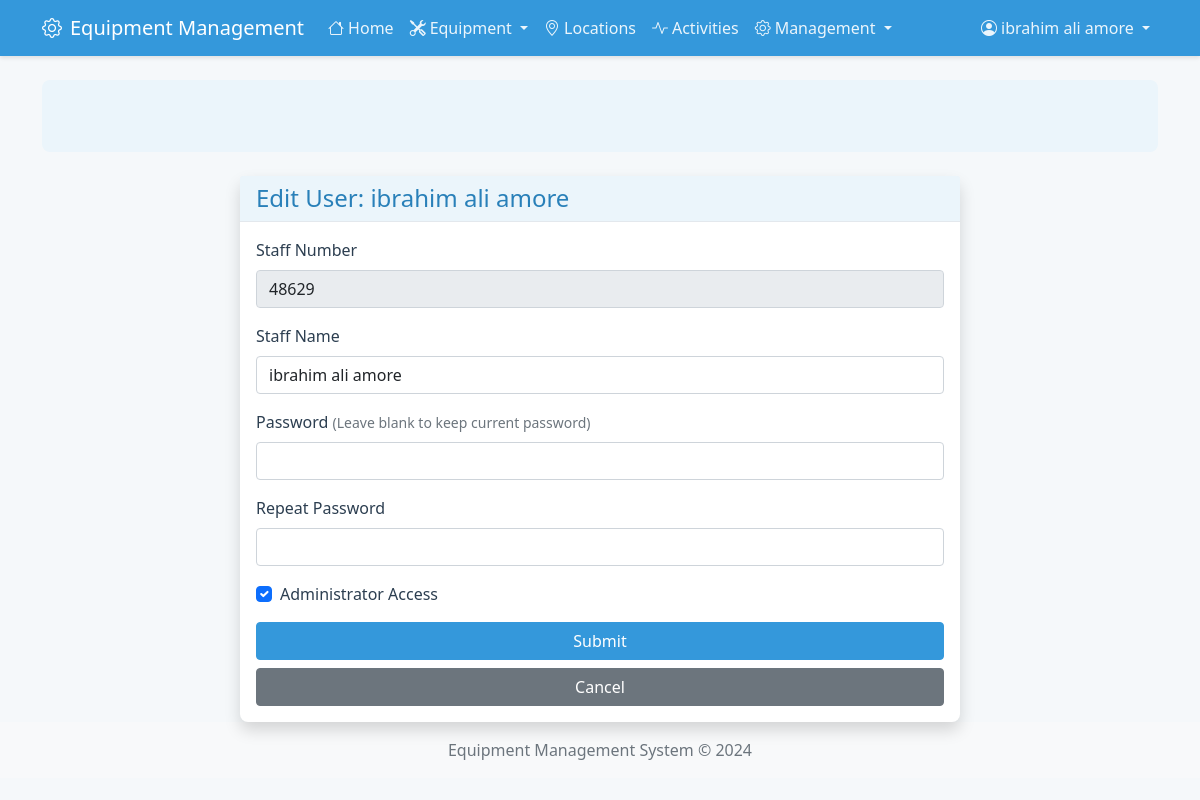
/users/48629/edit (signed in), run on the app's committed database.
### app/models/tables.py (models this page shows, shortened)
class User(UserMixin, db.Model):
    __tablename__ = "user"
    staffno = db.Column(db.Integer, primary_key=True, index=True)
    staffname = db.Column(db.String(100), nullable=False)
    password = db.Column(db.String(300), nullable=False)
    isadmin = db.Column(db.Boolean, nullable=False, default=False)
    equipment_registers = db.relationship("EquipmentRegister", back_populates="user")
    activities = db.relationship("EquipmentActivity", back_populates="user")

### app/routes/user.py (the view)
@bp.route('/<int:staffno>/edit', methods=['GET', 'POST'])
@login_required
@admin_required
def edit(staffno):
    user = User.query.get_or_404(staffno)
    form = UserForm(original_staffno=user.staffno)
    if form.validate_on_submit():
        user.staffname = form.staffname.data
        user.isadmin = form.isadmin.data
        if form.password.data:
            user.password = generate_password_hash(form.password.data)
        try:
            db.session.commit()
            flash('User updated successfully.', 'success')
            return redirect(url_for('user.index'))
        except Exception as e:
            db.session.rollback()
            flash(f'Error updating user: {str(e)}', 'danger')
    elif request.method == 'GET':
        form.staffno.data = user.staffno
        form.staffname.data = user.staffname
        form.isadmin.data = user.isadmin
    return render_template('user/edit.html', form=form, user=user)

### app/forms/user.py (shortened to what this page needs)
class UserForm(FlaskForm):
    staffno = IntegerField('Staff Number', validators=[DataRequired()])
    staffname = StringField('Staff Name', validators=[DataRequired(), Length(min=2, max=100)])
    password = PasswordField('Password', validators=[Length(min=6)])
    password2 = PasswordField('Repeat Password', validators=[EqualTo('password')])
    isadmin = BooleanField('Administrator Access')
    submit = SubmitField('Submit')
    def __init__(self, original_staffno=None, *args, **kwargs):
        super(UserForm, self).__init__(*args, **kwargs)
        self.original_staffno = original_staffno

### app/templates/user/edit.html (shortened to what this page needs)
{% extends "base.html" %}
{% block content %}
<div class="container">
    <div class="row justify-content-center">
        <div class="col-md-8">
            <div class="card shadow">
                <div class="card-header">
                    <h4 class="card-title mb-0">Edit User: {{ user.staffname }}</h4>
                </div>
                <div class="card-body">
                    <form method="POST" novalidate>
                        <div class="mb-3">
                            {{ form.staffno.label(class="form-label") }}
                            {{ form.staffno(class="form-control", readonly=true) }}
                        </div>
                        <div class="mb-3">
                            {{ form.staffname.label(class="form-label") }}
                            {{ form.staffname(class="form-control" + (" is-invalid" if form.staffname.errors else "")) }}
                        </div>
                        <div class="mb-3">
                            {{ form.password.label(class="form-label") }}
                            <small class="text-muted">(Leave blank to keep current password)</small>
                            {{ form.password(class="form-control" + (" is-invalid" if form.password.errors else "")) }}
                        </div>
                        <div class="mb-3">
                            {{ form.password2.label(class="form-label") }}
                            {{ form.password2(class="form-control" + (" is-invalid" if form.password2.errors else "")) }}
                        </div>
                        <div class="mb-3">
                            <div class="form-check">
                                {{ form.isadmin(class="form-check-input") }}
                                {{ form.isadmin.label(class="form-check-label") }}
                            </div>
                        </div>
                        <div class="d-grid gap-2">
                            {{ form.submit(class="btn btn-primary") }}
                            <a href="{{ url_for('user.index') }}" class="btn btn-secondary">Cancel</a>
                        </div>
                    </form>
                </div>
            </div>
        </div>
    </div>
</div>
{% endblock %}

### app/templates/includes/navbar.html (shortened to what this page needs)
<nav class="navbar navbar-expand-lg navbar-dark bg-primary">
    <div class="container">
        <a class="navbar-brand" href="{{ url_for('main.index') }}">
            <i class="bi bi-gear me-2"></i>Equipment Management
        </a>
        <div class="collapse navbar-collapse" id="navbarMain">
            <ul class="navbar-nav me-auto">
                <li class="nav-item">
                    <a class="nav-link {{ 'active' if request.endpoint == 'main.index' }}"
                       href="{{ url_for('main.index') }}">
                        <i class="bi bi-house me-1"></i>Home
                    </a>
                </li>
                <li class="nav-item dropdown">
                    <a class="nav-link dropdown-toggle {{ 'active' if 'equipment' in request.endpoint }}"
                       href="#"
                       data-bs-toggle="dropdown">
                        <i class="bi bi-tools me-1"></i>Equipment
                    </a>
                </li>
                <li class="nav-item">
                    <a class="nav-link {{ 'active' if request.endpoint == 'location_bp.index' }}"
                       href="{{ url_for('location_bp.index') }}">
                        <i class="bi bi-geo-alt me-1"></i>Locations
                    </a>
                </li>
                <li class="nav-item">
                    <a class="nav-link {{ 'active' if request.endpoint == 'equipment_activity.index' }}"
                       href="{{ url_for('equipment_activity.index') }}">
                        <i class="bi bi-activity me-1"></i>Activities
                    </a>
                </li>
                {% if current_user.isadmin %}
                <li class="nav-item dropdown">
                    <a class="nav-link dropdown-toggle {{ 'active' if 'admin' in request.endpoint }}"
                       href="#"
                       data-bs-toggle="dropdown">
                        <i class="bi bi-gear me-1"></i>Management
                    </a>
                </li>
                {% endif %}
            </ul>
            <ul class="navbar-nav ms-auto">
                {% if current_user.is_authenticated %}
                <li class="nav-item dropdown">
                    <a class="nav-link dropdown-toggle" href="#" data-bs-toggle="dropdown">
                        <i class="bi bi-person-circle me-1"></i>{{ current_user.staffname }}
                    </a>
                </li>
                {% else %}
                <li class="nav-item">
                    <a class="nav-link" href="{{ url_for('auth.login') }}">
                        <i class="bi bi-box-arrow-in-right me-1"></i>Login
                    </a>
                </li>
                {% endif %}
            </ul>
        </div>
    </div>
</nav>

### app/static/css/style.css (style rules this page uses)
:root { --primary-color: #3498db; --primary-light: #ebf5fb; --primary-dark: #2980b9; --secondary-color: #f8f9fa; --text-color: #2c3e50; --border-color: #e3e8ed; --success-color: #2ecc71; --warning-color: #f1c40f; --danger-color: #e74c3c; }
body { background-color: #f5f8fa; color: var(--text-color); }
.navbar { background-color: var(--primary-color) !important; box-shadow: 0 2px 4px rgba(0,0,0,0.1); }
.navbar-dark .navbar-nav .nav-link { color: rgba(255,255,255,0.9); }
.card { border: none; border-radius: 8px; box-shadow: 0 2px 4px rgba(0,0,0,0.05); background-color: #ffffff; transition: transform 0.2s, box-shadow 0.2s; }
.card-header { background-color: var(--primary-light); border-bottom: 1px solid var(--border-color); color: var(--primary-dark); font-weight: 500; }
.btn-primary { background-color: var(--primary-color); border-color: var(--primary-color); }
.form-label { color: var(--text-color); font-weight: 500; }
.navbar { box-shadow: 0 2px 4px rgba(0,0,0,0.1); }
.navbar-brand { font-weight: 500; }
.nav-item { position: relative; }
.nav-item::after { content: ''; position: absolute; width: 0; height: 2px; bottom: 0; left: 50%; background-color: #ffffff; transition: all 0.3s ease; }

### data on the page
User: staffname "ibrahim ali amore", staffno "48629", isadmin "☑"
